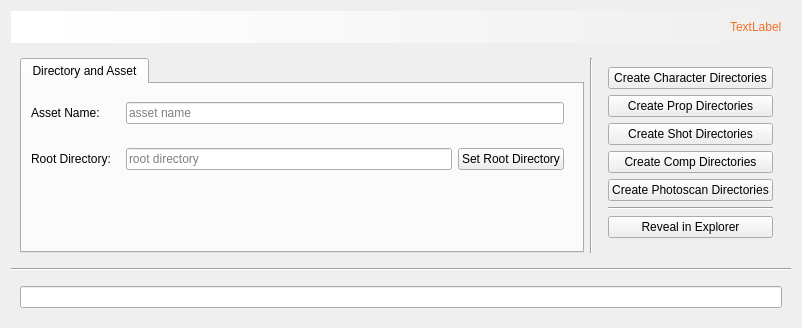
<?xml version="1.0" encoding="UTF-8"?>
<ui version="4.0">
 <class>wdgt_directory_wizard</class>
 <widget class="QWidget" name="wdgt_directory_wizard">
  <property name="geometry">
   <rect>
    <x>0</x>
    <y>0</y>
    <width>802</width>
    <height>328</height>
   </rect>
  </property>
  <property name="sizePolicy">
   <sizepolicy hsizetype="Expanding" vsizetype="Expanding">
    <horstretch>0</horstretch>
    <verstretch>0</verstretch>
   </sizepolicy>
  </property>
  <property name="windowTitle">
   <string>Form</string>
  </property>
  <property name="styleSheet">
   <string notr="true"/>
  </property>
  <layout class="QGridLayout" name="gridLayout">
   <item row="2" column="0">
    <widget class="Line" name="line">
     <property name="orientation">
      <enum>Qt::Horizontal</enum>
     </property>
    </widget>
   </item>
   <item row="1" column="0">
    <widget class="QWidget" name="wdgt_options" native="true">
     <layout class="QGridLayout" name="gridLayout_2">
      <item row="0" column="0">
       <widget class="QTabWidget" name="wdgt_root_directory_and_asset">
        <property name="currentIndex">
         <number>0</number>
        </property>
        <widget class="QWidget" name="tab_root_directory_and_asset">
         <attribute name="title">
          <string>Directory and Asset</string>
         </attribute>
         <layout class="QGridLayout" name="gridLayout_3">
          <item row="3" column="0">
           <widget class="QLabel" name="lbl_root_directory">
            <property name="text">
             <string>Root Directory:</string>
            </property>
           </widget>
          </item>
          <item row="1" column="0">
           <widget class="QLabel" name="lbl_asset_name">
            <property name="text">
             <string>Asset Name:</string>
            </property>
           </widget>
          </item>
          <item row="3" column="1">
           <widget class="QWidget" name="wdgt_root_directory" native="true">
            <layout class="QHBoxLayout" name="horizontalLayout_3">
             <item>
              <widget class="QLineEdit" name="le_root_directory">
               <property name="placeholderText">
                <string>root directory</string>
               </property>
              </widget>
             </item>
             <item>
              <widget class="QPushButton" name="btn_set_root_directory">
               <property name="text">
                <string>Set Root Directory</string>
               </property>
              </widget>
             </item>
            </layout>
           </widget>
          </item>
          <item row="1" column="1">
           <widget class="QWidget" name="wdgt_asset_name" native="true">
            <layout class="QHBoxLayout" name="horizontalLayout_2">
             <item>
              <widget class="QLineEdit" name="le_asset_name">
               <property name="placeholderText">
                <string>asset name</string>
               </property>
              </widget>
             </item>
            </layout>
           </widget>
          </item>
          <item row="4" column="1">
           <spacer name="verticalSpacer_2">
            <property name="orientation">
             <enum>Qt::Vertical</enum>
            </property>
            <property name="sizeHint" stdset="0">
             <size>
              <width>20</width>
              <height>40</height>
             </size>
            </property>
           </spacer>
          </item>
         </layout>
         <zorder>le_root_directory</zorder>
         <zorder>wdgt_asset_name</zorder>
         <zorder>wdgt_root_directory</zorder>
         <zorder>lbl_asset_name</zorder>
         <zorder>lbl_root_directory</zorder>
         <zorder>verticalSpacer_2</zorder>
        </widget>
       </widget>
      </item>
      <item row="0" column="2">
       <widget class="QWidget" name="wdgt_create_buttons" native="true">
        <layout class="QVBoxLayout" name="verticalLayout_2">
         <item>
          <widget class="QPushButton" name="btn_create_character_directories">
           <property name="text">
            <string>Create Character Directories</string>
           </property>
          </widget>
         </item>
         <item>
          <widget class="QPushButton" name="btn_create_prop_directories">
           <property name="text">
            <string>Create Prop Directories</string>
           </property>
          </widget>
         </item>
         <item>
          <widget class="QPushButton" name="btn_create_shot_directories">
           <property name="text">
            <string>Create Shot Directories</string>
           </property>
          </widget>
         </item>
         <item>
          <widget class="QPushButton" name="btn_create_comp_directories">
           <property name="text">
            <string>Create Comp Directories</string>
           </property>
          </widget>
         </item>
         <item>
          <widget class="QPushButton" name="btn_create_photoscan_directories">
           <property name="text">
            <string>Create Photoscan Directories</string>
           </property>
          </widget>
         </item>
         <item>
          <widget class="Line" name="line_2">
           <property name="orientation">
            <enum>Qt::Horizontal</enum>
           </property>
          </widget>
         </item>
         <item>
          <widget class="QPushButton" name="btn_reveal_in_explorer">
           <property name="text">
            <string>Reveal in Explorer</string>
           </property>
          </widget>
         </item>
         <item>
          <spacer name="verticalSpacer">
           <property name="orientation">
            <enum>Qt::Vertical</enum>
           </property>
           <property name="sizeHint" stdset="0">
            <size>
             <width>20</width>
             <height>40</height>
            </size>
           </property>
          </spacer>
         </item>
        </layout>
       </widget>
      </item>
      <item row="0" column="1">
       <widget class="Line" name="line_3">
        <property name="orientation">
         <enum>Qt::Vertical</enum>
        </property>
       </widget>
      </item>
     </layout>
    </widget>
   </item>
   <item row="3" column="0">
    <widget class="QWidget" name="wdgt_status" native="true">
     <property name="sizePolicy">
      <sizepolicy hsizetype="Preferred" vsizetype="Maximum">
       <horstretch>0</horstretch>
       <verstretch>0</verstretch>
      </sizepolicy>
     </property>
     <layout class="QVBoxLayout" name="verticalLayout">
      <item>
       <widget class="QLineEdit" name="le_status"/>
      </item>
     </layout>
    </widget>
   </item>
   <item row="0" column="0">
    <widget class="QWidget" name="wdgt_header" native="true">
     <property name="sizePolicy">
      <sizepolicy hsizetype="Preferred" vsizetype="Fixed">
       <horstretch>0</horstretch>
       <verstretch>0</verstretch>
      </sizepolicy>
     </property>
     <property name="minimumSize">
      <size>
       <width>0</width>
       <height>32</height>
      </size>
     </property>
     <property name="maximumSize">
      <size>
       <width>16777215</width>
       <height>32</height>
      </size>
     </property>
     <layout class="QHBoxLayout" name="horizontalLayout">
      <property name="spacing">
       <number>0</number>
      </property>
      <property name="margin">
       <number>0</number>
      </property>
      <item>
       <widget class="QWidget" name="wdgt_header_icon" native="true">
        <property name="sizePolicy">
         <sizepolicy hsizetype="Fixed" vsizetype="Preferred">
          <horstretch>0</horstretch>
          <verstretch>0</verstretch>
         </sizepolicy>
        </property>
        <property name="minimumSize">
         <size>
          <width>32</width>
          <height>0</height>
         </size>
        </property>
        <property name="maximumSize">
         <size>
          <width>32</width>
          <height>16777215</height>
         </size>
        </property>
        <property name="styleSheet">
         <string notr="true">background-color: rgb(255, 255, 255);</string>
        </property>
       </widget>
      </item>
      <item>
       <widget class="QWidget" name="wdgt_header_gradient" native="true">
        <property name="enabled">
         <bool>false</bool>
        </property>
        <property name="layoutDirection">
         <enum>Qt::LeftToRight</enum>
        </property>
        <property name="styleSheet">
         <string notr="true">background-color: qlineargradient(spread:pad, x1:0, y1:0, x2:1, y2:0, stop:0 rgba(255, 255, 255, 255), stop:1 rgba(255, 255, 255, 0));</string>
        </property>
        <layout class="QHBoxLayout" name="horizontalLayout_4">
         <item>
          <widget class="QWidget" name="wdgt_lbl_header_text_spacer" native="true">
           <property name="styleSheet">
            <string notr="true">background-color: rgba(255, 255, 255, 0);</string>
           </property>
          </widget>
         </item>
         <item>
          <widget class="QLabel" name="lbl_header_text">
           <property name="sizePolicy">
            <sizepolicy hsizetype="Maximum" vsizetype="Preferred">
             <horstretch>0</horstretch>
             <verstretch>0</verstretch>
            </sizepolicy>
           </property>
           <property name="styleSheet">
            <string notr="true">background-color: rgba(255, 255, 255, 0);
color: rgb(241, 113, 37);
font: 75 12pt &quot;MS Shell Dlg 2&quot;;</string>
           </property>
           <property name="text">
            <string>TextLabel</string>
           </property>
          </widget>
         </item>
        </layout>
       </widget>
      </item>
     </layout>
    </widget>
   </item>
  </layout>
 </widget>
 <resources/>
 <connections/>
</ui>
